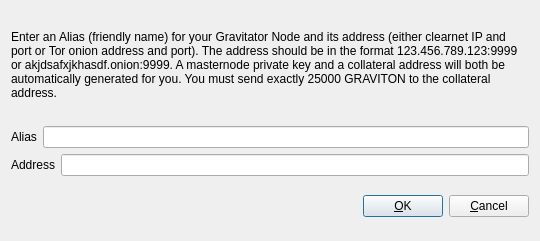
<?xml version="1.0" encoding="UTF-8"?>
<ui version="4.0">
 <class>AddEditAdrenalineNode</class>
 <widget class="QDialog" name="AddEditAdrenalineNode">
  <property name="geometry">
   <rect>
    <x>0</x>
    <y>0</y>
    <width>540</width>
    <height>241</height>
   </rect>
  </property>
  <property name="windowTitle">
   <string>Add/Edit Gravitator Node</string>
  </property>
  <property name="modal">
   <bool>true</bool>
  </property>
  <layout class="QVBoxLayout" name="verticalLayout">
   <item>
    <layout class="QVBoxLayout" name="verticalLayout_2">
     <property name="topMargin">
      <number>0</number>
     </property>
     <property name="bottomMargin">
      <number>0</number>
     </property>
     <item>
      <widget class="QLabel" name="label_3">
       <property name="sizePolicy">
        <sizepolicy hsizetype="Preferred" vsizetype="Expanding">
         <horstretch>0</horstretch>
         <verstretch>0</verstretch>
        </sizepolicy>
       </property>
       <property name="text">
        <string>&lt;html&gt;&lt;head/&gt;&lt;body&gt;&lt;p&gt;Enter an Alias (friendly name) for your Gravitator Node and its address (either clearnet IP and port or Tor onion address and port).  The address should be in the format 123.456.789.123:9999 or akjdsafxjkhasdf.onion:9999.  A masternode private key and a collateral address will both be automatically generated for you.  You must send exactly 25000 GRAVITON to the collateral address.&lt;/p&gt;&lt;/body&gt;&lt;/html&gt;</string>
       </property>
       <property name="wordWrap">
        <bool>true</bool>
       </property>
      </widget>
     </item>
     <item>
      <layout class="QHBoxLayout" name="horizontalLayout">
       <property name="bottomMargin">
        <number>0</number>
       </property>
       <item>
        <widget class="QLabel" name="label">
         <property name="text">
          <string>Alias</string>
         </property>
        </widget>
       </item>
       <item>
        <widget class="QLineEdit" name="aliasLineEdit"/>
       </item>
      </layout>
     </item>
     <item>
      <layout class="QHBoxLayout" name="horizontalLayout_2">
       <property name="bottomMargin">
        <number>0</number>
       </property>
       <item>
        <widget class="QLabel" name="label_2">
         <property name="text">
          <string>Address</string>
         </property>
        </widget>
       </item>
       <item>
        <widget class="QLineEdit" name="addressLineEdit"/>
       </item>
      </layout>
     </item>
     <item>
      <layout class="QHBoxLayout" name="horizontalLayout_3">
       <property name="bottomMargin">
        <number>0</number>
       </property>
      </layout>
     </item>
    </layout>
   </item>
   <item>
    <layout class="QHBoxLayout" name="horizontalLayout_Buttons">
     <item>
      <spacer name="horizontalSpacer_1">
       <property name="orientation">
        <enum>Qt::Horizontal</enum>
       </property>
       <property name="sizeHint" stdset="0">
        <size>
         <width>40</width>
         <height>48</height>
        </size>
       </property>
      </spacer>
     </item>
     <item>
      <widget class="QLabel" name="statusLabel">
       <property name="font">
        <font>
         <weight>75</weight>
         <bold>true</bold>
        </font>
       </property>
       <property name="text">
        <string/>
       </property>
       <property name="textFormat">
        <enum>Qt::PlainText</enum>
       </property>
       <property name="wordWrap">
        <bool>true</bool>
       </property>
      </widget>
     </item>
     <item>
      <spacer name="horizontalSpacer_2">
       <property name="orientation">
        <enum>Qt::Horizontal</enum>
       </property>
       <property name="sizeHint" stdset="0">
        <size>
         <width>40</width>
         <height>48</height>
        </size>
       </property>
      </spacer>
     </item>
     <item>
      <widget class="QPushButton" name="okButton">
       <property name="text">
        <string>&amp;OK</string>
       </property>
      </widget>
     </item>
     <item>
      <widget class="QPushButton" name="cancelButton">
       <property name="text">
        <string>&amp;Cancel</string>
       </property>
       <property name="autoDefault">
        <bool>false</bool>
       </property>
      </widget>
     </item>
    </layout>
   </item>
  </layout>
 </widget>
 <resources/>
 <connections/>
</ui>
